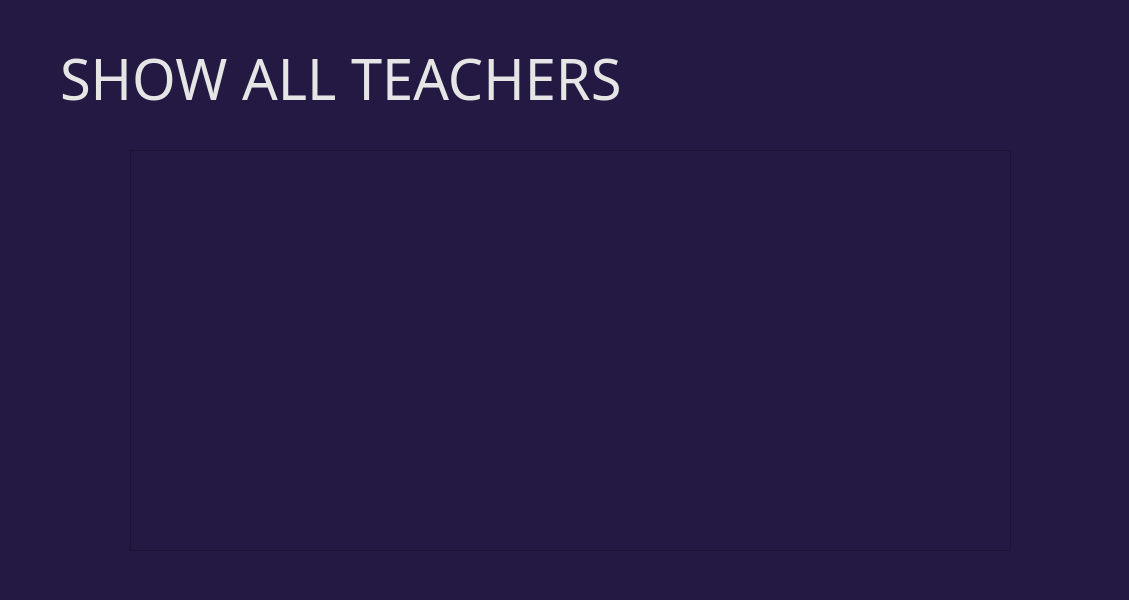
<?xml version="1.0" encoding="UTF-8"?>
<ui version="4.0">
 <class>Form</class>
 <widget class="QWidget" name="Form">
  <property name="geometry">
   <rect>
    <x>0</x>
    <y>0</y>
    <width>1129</width>
    <height>600</height>
   </rect>
  </property>
  <property name="windowTitle">
   <string>Form</string>
  </property>
  <property name="styleSheet">
   <string notr="true">background-color: rgb(35, 25, 66);</string>
  </property>
  <widget class="QLabel" name="label_2">
   <property name="geometry">
    <rect>
     <x>60</x>
     <y>40</y>
     <width>655</width>
     <height>77</height>
    </rect>
   </property>
   <property name="font">
    <font>
     <family>Montserrat ExtraBold</family>
     <pointsize>42</pointsize>
    </font>
   </property>
   <property name="styleSheet">
    <string notr="true">background:None;
color: rgb(229, 229, 229);
image:None;
</string>
   </property>
   <property name="text">
    <string>SHOW ALL TEACHERS</string>
   </property>
   <property name="alignment">
    <set>Qt::AlignJustify|Qt::AlignVCenter</set>
   </property>
  </widget>
  <widget class="QScrollArea" name="scrollArea">
   <property name="geometry">
    <rect>
     <x>130</x>
     <y>150</y>
     <width>881</width>
     <height>401</height>
    </rect>
   </property>
   <property name="widgetResizable">
    <bool>true</bool>
   </property>
   <widget class="QWidget" name="scrollAreaWidgetContents">
    <property name="geometry">
     <rect>
      <x>0</x>
      <y>0</y>
      <width>879</width>
      <height>399</height>
     </rect>
    </property>
   </widget>
  </widget>
 </widget>
 <resources/>
 <connections/>
</ui>
